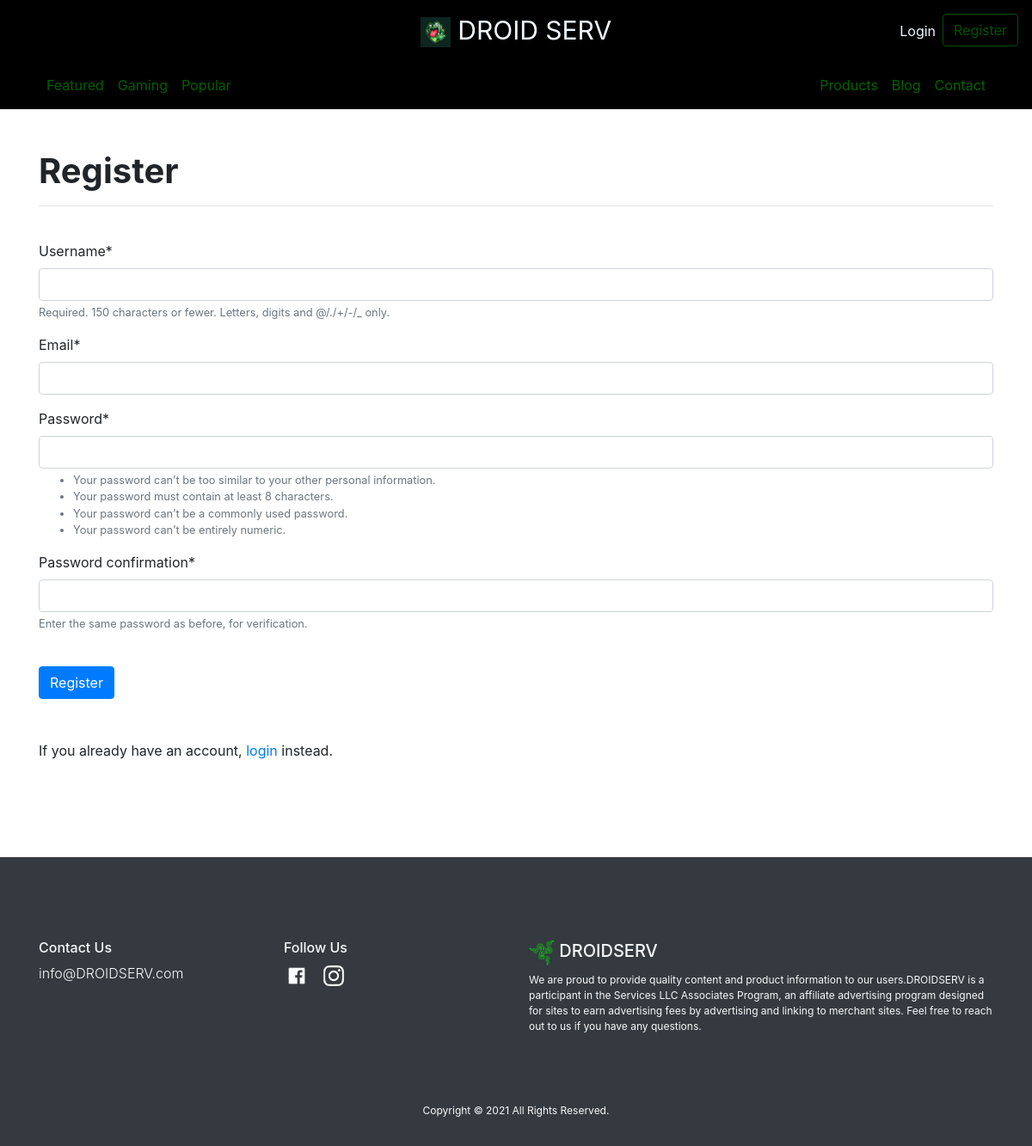
Screenshot of /register with the database file from the repository.
### main/models.py (models this page shows, shortened)
class Tag(models.Model):
	tag_name = models.CharField(max_length=15, null = True, blank=True)
	tag_slug = models.SlugField()

### main/views.py (the view, shortened to what this page needs)
# urls.py: path("register", views.register, name="register"),
def register(request):
	form = NewUserForm
	return render (request=request, template_name="main/register.html", context={"form":form})

### main/context_processors.py (called while the page is built)
def menu(request):
    tags = Tag.objects.all()
    return { 'nav_menu' : tags,
    }

### main/templates/main/register.html (shortened to what this page needs)
{% extends "main/header.html" %}
{% block content %}
{% load crispy_forms_tags %}
<div class="container py-5">
	<h1 class="font-weight-bold">Register</h1>
	<hr>
	<br>
	<form method="POST">
		{{ form|crispy }}
		<br>
		<button class="btn btn-primary" type="submit">Register</button>
	</form>
	<br><br>
	<p>If you already have an account, <a href="/login">login</a> instead.</p>
</div>
{% endblock %}

### main/templates/main/includes/navbar.html (shortened to what this page needs)
{% load static %}
<nav class="navbar navbar-expand-md navbar-black bg-black" style="background-color: black;">
  <div class="mx-auto order-0">
    <a class="navbar-brand m-0" href="/" style="font-size:30px;color: aliceblue;">
      <img src="{% static 'img/logo.jpg' %}" width="35" height="35" alt="logo" style="color: whitesmoke;"> DROID SERV
    </a>
  </div>
  <div class="navbar-collapse collapse w-100 order-3 dual-collapse2">
    <ul class="navbar-nav ml-auto">
      {% if user.is_authenticated %}
      <li class="nav-item">
        <a class="nav-link" style="color: rgb(17, 94, 1);" href="/logout">Logout</a>
      </li>
      <li class="nav-item">
        <a class="btn btn-outline-primary" style="color: aliceblue;border-color: aliceblue;" href="/user">{{user.username|title}}</a>
      </li>
      {% else %}
      <li class="nav-item">
        <a class="nav-link" style="color: aliceblue;" href="/login">Login</a>
      </li>
      <li class="nav-item">
       <a class="btn btn-outline-primary" style="color: rgb(0, 82, 0);border-color: rgb(1, 80, 1);" href="/register">Register</a>
     </li>
     {% endif %}
   </ul>
 </div>
</nav>
<div class="container-fluid sticky-top bg-black" style="background-color: black;">
  <nav class="container navbar navbar-expand-md navbar-black" style="background-color: black;">
    <div class="navbar-collapse collapse w-100 order-1 order-md-0 dual-collapse2">
      <ul class="navbar-nav mr-auto">
        {% for tag in nav_menu %}
        <li class="nav-item">
          <a class="nav-link" style="color: rgb(0, 95, 0);" href="/blog/{{ tag.tag_slug }}">{{ tag.tag_name}}</a>
        </li>
        {% endfor %}
      </ul>
    </div>
    <div class="navbar-collapse collapse w-100 order-3 dual-collapse2">
      <ul class="navbar-nav ml-auto">
        <li class="nav-item">
          <a class="nav-link" style="color: rgb(0, 100, 0);" href="/products">Products</a>
        </li>
        <li class="nav-item">
          <a class="nav-link" style="color: rgb(0, 100, 0);" href="/blog/articles">Blog</a>
        </li>
        <li class="nav-item">
          <a class="nav-link" style="color: rgb(0, 100, 0);" href="#contact">Contact</a>
        </li>
      </ul>
    </div>
  </nav>
</div>

### rows the page displays
Tag: tag_name "Featured"
Tag: tag_name "Gaming"
Tag: tag_name "Popular"
